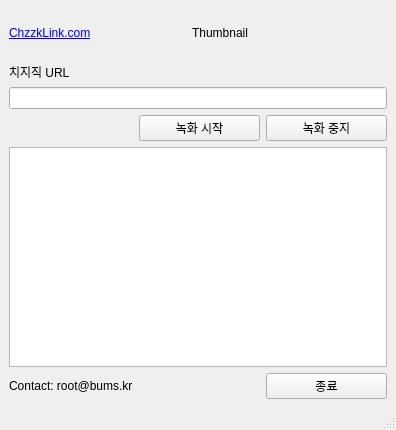
<?xml version="1.0" encoding="UTF-8"?>
<ui version="4.0">
 <class>ChzzkLink_Alpha</class>
 <widget class="QMainWindow" name="ChzzkLink_Alpha">
  <property name="geometry">
   <rect>
    <x>0</x>
    <y>0</y>
    <width>396</width>
    <height>430</height>
   </rect>
  </property>
  <property name="windowTitle">
   <string>ChzzkLink_Alpha</string>
  </property>
  <property name="windowIcon">
   <iconset>
    <normaloff>icon.png</normaloff>icon.png</iconset>
  </property>
  <widget class="QWidget" name="centralwidget">
   <layout class="QGridLayout" name="gridLayout">
    <item row="6" column="2">
     <widget class="QPushButton" name="pushButton_end">
      <property name="text">
       <string>종료</string>
      </property>
     </widget>
    </item>
    <item row="4" column="2">
     <widget class="QPushButton" name="pushButton_stop">
      <property name="text">
       <string>녹화 중지</string>
      </property>
     </widget>
    </item>
    <item row="2" column="0">
     <widget class="QLabel" name="label">
      <property name="text">
       <string>치지직 URL</string>
      </property>
     </widget>
    </item>
    <item row="4" column="1">
     <widget class="QPushButton" name="pushButton_start">
      <property name="text">
       <string>녹화 시작</string>
      </property>
     </widget>
    </item>
    <item row="6" column="0">
     <widget class="QLabel" name="label_2">
      <property name="text">
       <string>&lt;a href=&quot;mailto:﻿&quot;root@bums.kr&quot;&gt;Contact: root@bums.kr&lt;/a&gt;</string>
      </property>
      <property name="openExternalLinks">
       <bool>true</bool>
      </property>
     </widget>
    </item>
    <item row="5" column="0" colspan="3">
     <widget class="QTextBrowser" name="textBrowser">
      <property name="html">
       <string>&lt;!DOCTYPE HTML PUBLIC &quot;-//W3C//DTD HTML 4.0//EN&quot; &quot;http://www.w3.org/TR/REC-html40/strict.dtd&quot;&gt;
&lt;html&gt;&lt;head&gt;&lt;meta name=&quot;qrichtext&quot; content=&quot;1&quot; /&gt;&lt;style type=&quot;text/css&quot;&gt;
p, li { white-space: pre-wrap; }
&lt;/style&gt;&lt;/head&gt;&lt;body style=&quot; font-family:'Gulim'; font-size:11.25pt; font-weight:400; font-style:normal;&quot;&gt;
&lt;p style=&quot;-qt-paragraph-type:empty; margin-top:0px; margin-bottom:0px; margin-left:0px; margin-right:0px; -qt-block-indent:0; text-indent:0px; font-size:9pt;&quot;&gt;&lt;br /&gt;&lt;/p&gt;&lt;/body&gt;&lt;/html&gt;</string>
      </property>
     </widget>
    </item>
    <item row="0" column="0">
     <widget class="QLabel" name="label_3">
      <property name="text">
       <string>&lt;html&gt;&lt;head/&gt;&lt;body&gt;&lt;p&gt;&lt;a href=&quot;\&amp;quot;http://chzzklink.com/\&amp;quot;&quot;&gt;&lt;span style=&quot; text-decoration: underline; color:#0000ff;&quot;&gt;ChzzkLink.com&lt;/span&gt;&lt;/a&gt;&lt;/p&gt;&lt;/body&gt;&lt;/html&gt;</string>
      </property>
      <property name="textFormat">
       <enum>Qt::RichText</enum>
      </property>
      <property name="openExternalLinks">
       <bool>true</bool>
      </property>
     </widget>
    </item>
    <item row="0" column="1" colspan="2">
     <widget class="QLabel" name="label_4">
      <property name="minimumSize">
       <size>
        <width>64</width>
        <height>48</height>
       </size>
      </property>
      <property name="text">
       <string>                Thumbnail</string>
      </property>
     </widget>
    </item>
    <item row="3" column="0" colspan="3">
     <widget class="QLineEdit" name="lineEdit_channel_id"/>
    </item>
   </layout>
  </widget>
  <widget class="QMenuBar" name="menubar">
   <property name="geometry">
    <rect>
     <x>0</x>
     <y>0</y>
     <width>396</width>
     <height>21</height>
    </rect>
   </property>
  </widget>
  <widget class="QStatusBar" name="statusbar"/>
 </widget>
 <resources/>
 <connections/>
</ui>
